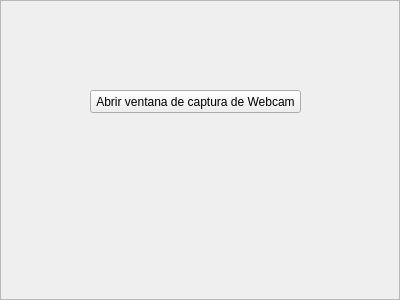
<?xml version="1.0" encoding="UTF-8"?>
<ui version="4.0">
 <class>frameWebcam</class>
 <widget class="QFrame" name="frameWebcam">
  <property name="geometry">
   <rect>
    <x>0</x>
    <y>0</y>
    <width>400</width>
    <height>300</height>
   </rect>
  </property>
  <property name="windowTitle">
   <string>Frame</string>
  </property>
  <property name="frameShape">
   <enum>QFrame::StyledPanel</enum>
  </property>
  <property name="frameShadow">
   <enum>QFrame::Raised</enum>
  </property>
  <widget class="QPushButton" name="botonWebcam">
   <property name="geometry">
    <rect>
     <x>90</x>
     <y>90</y>
     <width>211</width>
     <height>23</height>
    </rect>
   </property>
   <property name="text">
    <string>Abrir ventana de captura de Webcam</string>
   </property>
  </widget>
 </widget>
 <resources/>
 <connections/>
</ui>
